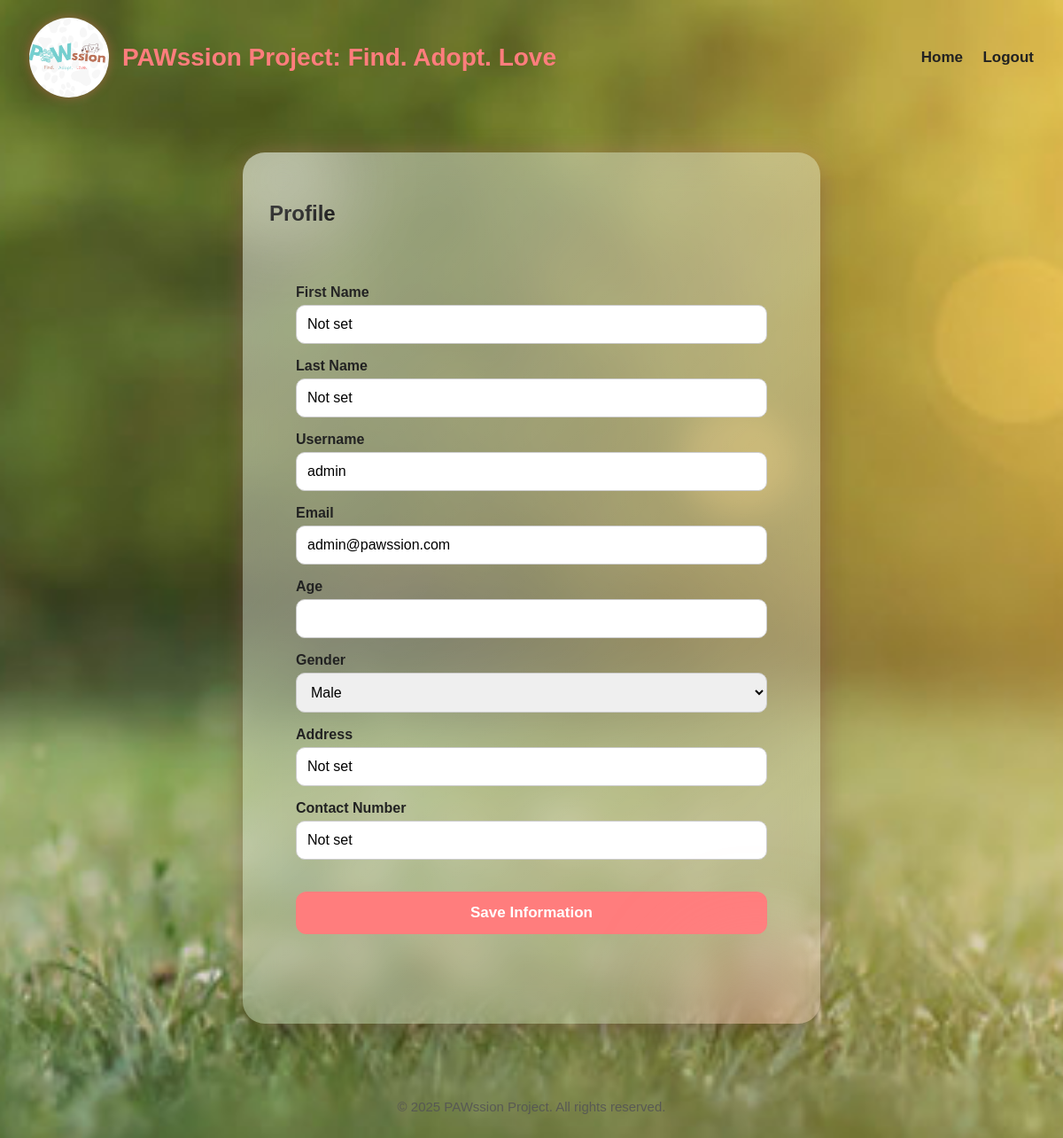
The app's page /profile (signed in) with its own data.
### models.py (models this page shows)
class User(db.Model):
    __table_args__ = (
       CheckConstraint(
            "(role = 'admin') OR (role != 'admin' AND age >= 18)",
            name='check_age_for_users'
        ),
    )
    id = db.Column(db.Integer, primary_key=True, nullable=False, unique=True)
    first_name = db.Column(db.String(100), nullable=False, default='Not set')
    last_name = db.Column(db.String(100), nullable=False, default='Not set')
    username = db.Column(db.String(50), unique=True, nullable=False)
    email = db.Column(db.String(120), unique=True, nullable=False)
    contact = db.Column(db.String(20), nullable=False, default='Not set')
    address = db.Column(db.String(200), nullable=False, default='Not set')
    age = db.Column(db.Integer, nullable=True, default=None)
    gender = db.Column(db.String(10), nullable=False, default='Not set')
    role = db.Column(db.String(20),  nullable=False, default='user')
    password = db.Column(db.String(200), nullable=False)
    notifications = db.relationship('Notification', backref='user', lazy=True)
    adoption_requests = db.relationship('AdoptionRequest', backref='user', lazy=True)

### app.py (the view, shortened to what this page needs)
@app.route('/profile', methods=['GET', 'POST'])
def user_profile():
    user = User.query.get(session['user_id'])
    form = UserInfoForm(obj=user)  # populate form with existing info
    return render_template('user_profile.html', form=form, user=user)

### forms.py
class UserInfoForm(FlaskForm):
    first_name = StringField(
        "First Name", validators=[DataRequired()])
    last_name = StringField(
        "Last Name", validators=[DataRequired()])
    username = StringField(
        "Username", validators=[DataRequired()])
    email = StringField(
        "Email", validators=[DataRequired(), Email()])
    age = IntegerField(
        "Age", validators=[Optional(), NumberRange(min=18)])
    gender = SelectField(
        "Gender", choices=[('Male', 'Male'), ('Female', 'Female')],
        validators=[Optional()])
    address = StringField(
        "Address", validators=[Optional()])
    contact = StringField("" \
    "Contact Number", validators=[Optional(), Length(min=11, max=11)])
    submit = SubmitField(
        "Save Information",
        render_kw={"class": "submit-btn"})

### templates/user_profile.html (shortened to what this page needs)
{% extends "base.html" %}
{% block content %}
<h2>Profile</h2>
<form method="POST">
    <p>{{ form.first_name.label }} {{ form.first_name }}</p>
    <p>{{ form.last_name.label }} {{ form.last_name }}</p>
    <p>{{ form.username.label }} {{ form.username }}</p>
    <p>{{ form.email.label }} {{ form.email }}</p>
    <p>{{ form.age.label }} {{ form.age }}</p>
    <p>{{ form.gender.label }} {{ form.gender() }}</p>
    <p>{{ form.address.label }} {{ form.address }}</p>
    <p>{{ form.contact.label }} {{ form.contact }}</p>
    <p>{{ form.submit() }}</p>
</form>
{% endblock %}

### static/style.css (style rules this page uses)
.bg-img { background-image: url("/static/icon/background.png"); background-size: cover; background-position: center; background-repeat: no-repeat; background-attachment: fixed; }
form { max-width: 600px; margin: 20px auto; padding: 30px; border-radius: 20px; text-align: left; }
form label { display: block; margin-top: 15px; font-weight: 600; color: #222; }
form input[type="text"], form input[type="email"], form input[type="password"], form input[type="number"], form textarea, form select { width: 100%; padding: 12px; margin-top: 5px; border: 1px solid #ccc; border-radius: 10px; box-sizing: border-box; font-size: 16px; }
form button, form .submit-btn { width: 100%; margin-top: 20px; background-color: #ff7d7d; color: white; font-weight: 600; padding: 14px; border: none; border-radius: 12px; cursor: pointer; font-size: 17px; transition: 0.3s; }
body { font-family: Arial, sans-serif; background: #F5FFFA; }

### records on screen
User: first_name "Not set", last_name "Not set", username "admin", email "admin@pawssion.com", gender "Male", address "Not set", contact "Not set"

### other values on screen
{{ current_year or "2025" }} "2025"
